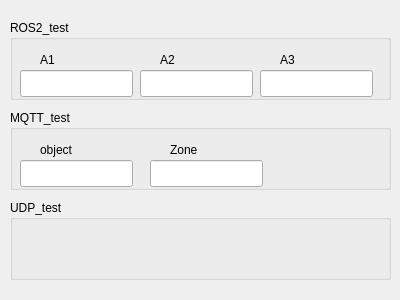
<?xml version="1.0" encoding="UTF-8"?>
<ui version="4.0">
 <class>Form</class>
 <widget class="QWidget" name="Form">
  <property name="geometry">
   <rect>
    <x>0</x>
    <y>0</y>
    <width>400</width>
    <height>300</height>
   </rect>
  </property>
  <property name="windowTitle">
   <string>Form</string>
  </property>
  <widget class="QGroupBox" name="ROS_Box">
   <property name="geometry">
    <rect>
     <x>10</x>
     <y>20</y>
     <width>381</width>
     <height>80</height>
    </rect>
   </property>
   <property name="title">
    <string>ROS2_test</string>
   </property>
   <widget class="QLineEdit" name="A1_line">
    <property name="geometry">
     <rect>
      <x>10</x>
      <y>50</y>
      <width>113</width>
      <height>27</height>
     </rect>
    </property>
   </widget>
   <widget class="QLineEdit" name="A2_line">
    <property name="geometry">
     <rect>
      <x>130</x>
      <y>50</y>
      <width>113</width>
      <height>27</height>
     </rect>
    </property>
   </widget>
   <widget class="QLineEdit" name="A3_line">
    <property name="geometry">
     <rect>
      <x>250</x>
      <y>50</y>
      <width>113</width>
      <height>27</height>
     </rect>
    </property>
   </widget>
   <widget class="QLabel" name="label">
    <property name="geometry">
     <rect>
      <x>30</x>
      <y>30</y>
      <width>66</width>
      <height>19</height>
     </rect>
    </property>
    <property name="text">
     <string>A1</string>
    </property>
   </widget>
   <widget class="QLabel" name="label_2">
    <property name="geometry">
     <rect>
      <x>150</x>
      <y>30</y>
      <width>66</width>
      <height>19</height>
     </rect>
    </property>
    <property name="text">
     <string>A2</string>
    </property>
   </widget>
   <widget class="QLabel" name="label_3">
    <property name="geometry">
     <rect>
      <x>270</x>
      <y>30</y>
      <width>66</width>
      <height>19</height>
     </rect>
    </property>
    <property name="text">
     <string>A3</string>
    </property>
   </widget>
  </widget>
  <widget class="QGroupBox" name="MQTT_Box">
   <property name="geometry">
    <rect>
     <x>10</x>
     <y>110</y>
     <width>381</width>
     <height>80</height>
    </rect>
   </property>
   <property name="title">
    <string>MQTT_test</string>
   </property>
   <widget class="QLineEdit" name="Object_line">
    <property name="geometry">
     <rect>
      <x>10</x>
      <y>50</y>
      <width>113</width>
      <height>27</height>
     </rect>
    </property>
   </widget>
   <widget class="QLabel" name="label_4">
    <property name="geometry">
     <rect>
      <x>30</x>
      <y>30</y>
      <width>66</width>
      <height>19</height>
     </rect>
    </property>
    <property name="text">
     <string>object</string>
    </property>
   </widget>
   <widget class="QLineEdit" name="Zone_line">
    <property name="geometry">
     <rect>
      <x>140</x>
      <y>50</y>
      <width>113</width>
      <height>27</height>
     </rect>
    </property>
   </widget>
   <widget class="QLabel" name="label_5">
    <property name="geometry">
     <rect>
      <x>160</x>
      <y>30</y>
      <width>66</width>
      <height>19</height>
     </rect>
    </property>
    <property name="text">
     <string>Zone</string>
    </property>
   </widget>
  </widget>
  <widget class="QGroupBox" name="UDP_Box">
   <property name="geometry">
    <rect>
     <x>10</x>
     <y>200</y>
     <width>381</width>
     <height>80</height>
    </rect>
   </property>
   <property name="title">
    <string>UDP_test</string>
   </property>
  </widget>
 </widget>
 <resources/>
 <connections/>
</ui>
